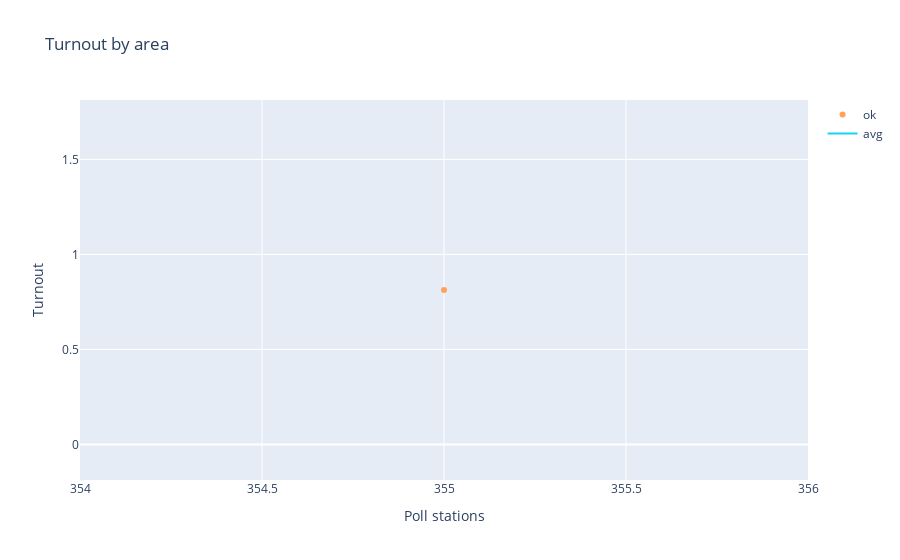

Notebook code for this chart:
### Code cell
turnout_detailed('city', 6)

### Figure 1 — Plotly figure (JSON) as saved in the notebook; plotly's stock layout.template omitted (floating-point values rounded to 4 significant figures)
{"data": [{"mode": "markers", "name": "wrong voters", "text": [], "type": "scatter", "x": [], "y": []}, {"mode": "markers", "name": "no-observers", "text": [], "type": "scatter", "x": [], "y": []}, {"mode": "markers", "name": "major", "text": [], "type": "scatter", "x": [], "y": []}, {"mode": "markers", "name": "minor", "text": [], "type": "scatter", "x": [], "y": []}, {"mode": "markers", "name": "ok", "text": ["06-146-0025 (5707) 4.708"], "type": "scatter", "x": [355], "y": [0.8131]}, {"mode": "lines", "name": "avg", "text": ["06-146-0025 (5707)"], "type": "scatter", "x": [355], "y": [0.8131]}], "layout": {"title": {"text": "Turnout by area"}, "xaxis": {"title": {"text": "Poll stations"}}, "yaxis": {"title": {"text": "Turnout"}}}}
